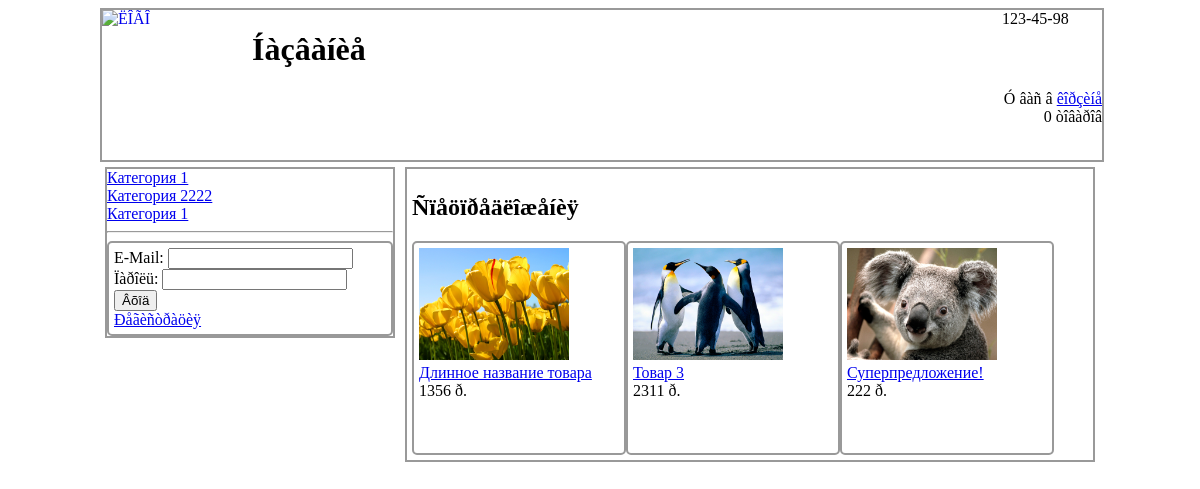
The page / on the database its author committed.
### tables this page shows
CREATE TABLE IF NOT EXISTS `category` (
  `id` tinyint(4) NOT NULL AUTO_INCREMENT,
  `nazv` varchar(255) NOT NULL,
  PRIMARY KEY (`id`)
);

CREATE TABLE IF NOT EXISTS `tovary` (
  `id` smallint(6) NOT NULL AUTO_INCREMENT,
  `nazv` varchar(255) NOT NULL,
  `cena` mediumint(9) NOT NULL,
  `opis` text NOT NULL,
  `photo` varchar(255) NOT NULL,
  `spec` tinyint(4) NOT NULL,
  `id_cat` tinyint(4) NOT NULL,
  PRIMARY KEY (`id`),
  KEY `id_cat` (`id_cat`)
);

### index.php (the view)
<?php
require("templates/header.php");
?>
<h2>Ñïåöïðåäëîæåíèÿ</h2>
<?php
$sql="SELECT * FROM tovary WHERE spec=1 ORDER BY RAND() LIMIT 0,3";
$rez=mysql_query($sql);
while($tov=mysql_fetch_array($rez))
{
	?>
	<div class="tovar">
		<a href="tovar.php?id=<?php echo $tov[id]; ?>">
			<img src="photos/<?php echo $tov[photo]; ?>" alt="êóïèòü <?php echo $tov[nazv]; ?>" width="150"><br>
			<?php echo $tov[nazv]; ?>
		</a><br>
			<?php echo $tov[cena]; ?> ð.
	</div>
	<?php
}
require("templates/footer.php");
?>

### templates/header.php (shortened to what this page needs)
<!doctype html>
<html>
<head>
</head>
<body>
<div id="page">
	<div id="header">
    	<div class="phone">123-45-98</div>
    	<a href="index.php"><img src="#" alt="ËÎÃÎ" width="150" height="150" align="left"></a>
        <h1>Íàçâàíèå</h1>
        <div align="right">Ó âàñ â <a href="cart.php">êîðçèíå</a><br>
        <?php echo count($_SESSION[kol_tov]); ?> òîâàðîâ</div>
    </div>
    <div id="left">
    	<?php
		$sql="SELECT * FROM category";
		$rez=mysql_query($sql);
		while($cat=mysql_fetch_array($rez))
		{
			echo "<a href='category.php?id=$cat[id]'>$cat[nazv]</a><br>";
		}
		?>
        <hr>
        <?php
		if($_SESSION[id])
		{
			echo "Çäðàâñòâóéòå! <a href='?quit=ok'>âûõîä</a>";
		} else
		{
			?>
			<form method="post">
				E-Mail: <input type="text" name="email"><br>
				Ïàðîëü: <input type="password" name="pwd"><br>
				<input type="submit" name="ok_auth" value="Âõîä"><br>
				<a href="reg.php">Ðåãèñòðàöèÿ</a>
			</form>
			<?php
		}
		?>
    </div>
    <div id="content">

### templates/footer.php
</div>
</div>
</body>
</html>

### templates/header.php (style rules this page uses)
#page { width:1000px; margin:0 auto; }
#header { float:left; border:solid 2px #999; width:1000px; }
.phone { float:right; width:100px; }
#left { float:left; border:solid 2px #999; width:286px; margin:5px; }
#content { float:left; border:solid 2px #999; width:676px; margin:5px; padding:5px; }
#left form { border:solid 2px #999; border-radius:5px; padding:5px; }
.tovar { float:left; width:200px; height:200px;border:solid 2px #999; border-radius:5px; padding:5px; }

### rows shown on the page
category: nazv "Категория 1"
category: nazv "Категория 2222"
category: nazv "Категория 1"
tovary: photo (picture), nazv "Длинное название товара", cena "1356"
tovary: photo (picture), nazv "Товар 3", cena "2311"
tovary: photo (picture), nazv "Суперпредложение!", cena "222"

### other values the page prints
count($_SESSION[kol_tov]) "0"
